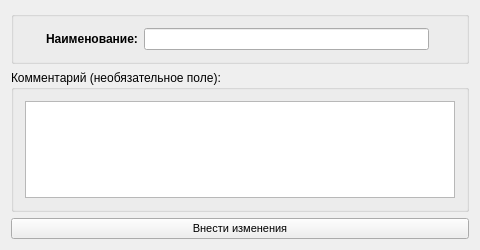
<?xml version="1.0" encoding="UTF-8"?>
<ui version="4.0">
 <class>EditBaseForm</class>
 <widget class="QWidget" name="EditBaseForm">
  <property name="geometry">
   <rect>
    <x>0</x>
    <y>0</y>
    <width>480</width>
    <height>250</height>
   </rect>
  </property>
  <property name="minimumSize">
   <size>
    <width>480</width>
    <height>250</height>
   </size>
  </property>
  <property name="windowTitle">
   <string>Добавление (изменение) данных</string>
  </property>
  <property name="windowIcon">
   <iconset resource="../plan_fakt.qrc">
    <normaloff>:/images/add.png</normaloff>:/images/add.png</iconset>
  </property>
  <property name="styleSheet">
   <string notr="true"/>
  </property>
  <layout class="QVBoxLayout" name="verticalLayout">
   <item>
    <widget class="QGroupBox" name="requiredBox">
     <property name="title">
      <string/>
     </property>
     <layout class="QGridLayout" name="gridLayout_2">
      <item row="0" column="1">
       <widget class="QLabel" name="nameText">
        <property name="font">
         <font>
          <weight>75</weight>
          <bold>true</bold>
         </font>
        </property>
        <property name="text">
         <string>Наименование:</string>
        </property>
       </widget>
      </item>
      <item row="0" column="2">
       <widget class="QLineEdit" name="txtName">
        <property name="maxLength">
         <number>64</number>
        </property>
       </widget>
      </item>
      <item row="0" column="0">
       <widget class="QLabel" name="nameMessage">
        <property name="sizePolicy">
         <sizepolicy hsizetype="Fixed" vsizetype="Fixed">
          <horstretch>0</horstretch>
          <verstretch>0</verstretch>
         </sizepolicy>
        </property>
        <property name="minimumSize">
         <size>
          <width>15</width>
          <height>15</height>
         </size>
        </property>
        <property name="toolTip">
         <string>&lt;!DOCTYPE HTML PUBLIC &quot;-//W3C//DTD HTML 4.0//EN&quot; &quot;http://www.w3.org/TR/REC-html40/strict.dtd&quot;&gt;
&lt;html&gt;&lt;head&gt;&lt;meta name=&quot;qrichtext&quot; content=&quot;1&quot; /&gt;&lt;style type=&quot;text/css&quot;&gt;
p, li { white-space: pre-wrap; }
&lt;/style&gt;&lt;/head&gt;&lt;body style=&quot; font-family:'MS Shell Dlg 2'; font-size:8.25pt; font-weight:400; font-style:normal;&quot;&gt;
&lt;p style=&quot; margin-top:0px; margin-bottom:0px; margin-left:0px; margin-right:0px; -qt-block-indent:0; text-indent:0px;&quot;&gt;&lt;span style=&quot; font-size:8pt; font-weight:600;&quot;&gt;1. Наименование не должно быть пустым.&lt;/span&gt;&lt;/p&gt;
&lt;p style=&quot; margin-top:0px; margin-bottom:0px; margin-left:0px; margin-right:0px; -qt-block-indent:0; text-indent:0px;&quot;&gt;&lt;span style=&quot; font-size:8pt; font-weight:600;&quot;&gt;2. Разрешены кириллица и латиница, знак нижнего подчеркивания (_) и дефис (-).&lt;/span&gt;&lt;/p&gt;
&lt;p style=&quot; margin-top:0px; margin-bottom:0px; margin-left:0px; margin-right:0px; -qt-block-indent:0; text-indent:0px;&quot;&gt;&lt;span style=&quot; font-size:8pt; font-weight:600;&quot;&gt;3. Ограничение на длину - не более 64 символов.&lt;/span&gt;&lt;/p&gt;&lt;/body&gt;&lt;/html&gt;</string>
        </property>
        <property name="text">
         <string/>
        </property>
        <property name="pixmap">
         <pixmap resource="../plan_fakt.qrc">:/images/modify.png</pixmap>
        </property>
       </widget>
      </item>
      <item row="0" column="3">
       <widget class="QLabel" name="nameStatus">
        <property name="sizePolicy">
         <sizepolicy hsizetype="Fixed" vsizetype="Fixed">
          <horstretch>0</horstretch>
          <verstretch>0</verstretch>
         </sizepolicy>
        </property>
        <property name="minimumSize">
         <size>
          <width>20</width>
          <height>20</height>
         </size>
        </property>
        <property name="text">
         <string/>
        </property>
        <property name="pixmap">
         <pixmap resource="../plan_fakt.qrc">:/images/error.png</pixmap>
        </property>
       </widget>
      </item>
     </layout>
    </widget>
   </item>
   <item>
    <widget class="QGroupBox" name="pnlComment">
     <property name="title">
      <string>Комментарий (необязательное поле):</string>
     </property>
     <layout class="QGridLayout" name="gridLayout">
      <item row="0" column="0">
       <widget class="QTextEdit" name="txtComment"/>
      </item>
     </layout>
    </widget>
   </item>
   <item>
    <widget class="QPushButton" name="cmdSave">
     <property name="font">
      <font>
       <family>MS Shell Dlg 2</family>
       <pointsize>8</pointsize>
      </font>
     </property>
     <property name="text">
      <string>Внести изменения</string>
     </property>
     <property name="icon">
      <iconset resource="../plan_fakt.qrc">
       <normaloff>:/images/add.png</normaloff>:/images/add.png</iconset>
     </property>
     <property name="iconSize">
      <size>
       <width>24</width>
       <height>24</height>
      </size>
     </property>
    </widget>
   </item>
  </layout>
 </widget>
 <layoutdefault spacing="6" margin="11"/>
 <resources>
  <include location="../plan_fakt.qrc"/>
  <include location="../plan_fakt.qrc"/>
  <include location="../plan_fakt.qrc"/>
  <include location="../plan_fakt.qrc"/>
  <include location="../plan_fakt.qrc"/>
 </resources>
 <connections/>
</ui>
